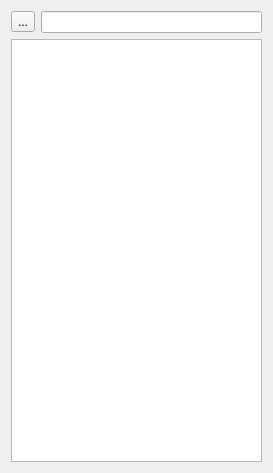
<?xml version="1.0" encoding="UTF-8"?>
<ui version="4.0">
 <class>Form</class>
 <widget class="QWidget" name="Form">
  <property name="geometry">
   <rect>
    <x>0</x>
    <y>0</y>
    <width>273</width>
    <height>473</height>
   </rect>
  </property>
  <property name="windowTitle">
   <string>Form</string>
  </property>
  <layout class="QVBoxLayout" name="verticalLayout">
   <item>
    <layout class="QHBoxLayout" name="horizontalLayout">
     <item>
      <widget class="QToolButton" name="toolButton">
       <property name="text">
        <string>...</string>
       </property>
      </widget>
     </item>
     <item>
      <widget class="QLineEdit" name="lineEdit"/>
     </item>
    </layout>
   </item>
   <item>
    <widget class="QTreeWidget" name="treeWidget">
     <property name="headerHidden">
      <bool>true</bool>
     </property>
     <column>
      <property name="text">
       <string notr="true">1</string>
      </property>
     </column>
    </widget>
   </item>
  </layout>
 </widget>
 <resources/>
 <connections/>
</ui>
